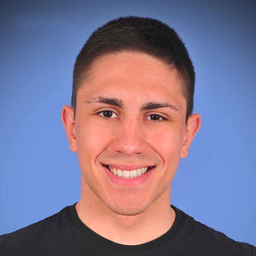
#> input picture clustering/index.png, 256 x 256 px, shrunk from 638 x 638 before the run
$ jupyter execute image.ipynb   (shell and % lines are left out)
#> lines starting #> are read from the running program, lines starting #| are printed output that depends on the picture; long printed decimals are rounded
[cell 1]
import numpy as np
import matplotlib.pyplot as plt
from PIL import Image
import math

data = np.asarray(Image.open("index.png").convert("RGB"))

data = data/255
data = data.reshape(data.shape[0]*data.shape[1],3)
data.shape
#> Out = (65536, 3)

[cell 2]
#number of clusters
K = 10
# randomly initialize cluster "heads"
x_res = np.random.rand(K,1)
y_res = np.random.rand(K,1)
z_res = np.random.rand(K,1)

m = np.concatenate((x_res, y_res, z_res), axis=1)
m = m.reshape(K,3)
print(m*255)
#colors = ['r','b','g','k','c','m','y']
#for i in range(K):
#    plt.scatter(x_res[i],y_res[i], color=colors[i],marker='o')

[cell 3]
for i in range(K):
    import matplotlib.pyplot as plt
    plt.imshow([[(0, 0, 1)]])
    plt.imshow([(m[i][0], m[i][1], m[i][2])])
 #   plt.show()
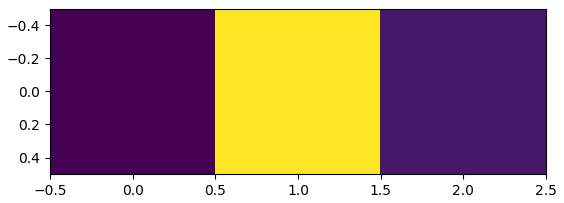
#> figure drawn by matplotlib, 1 panel

[cell 4]
def dist(a,b):
    if math.isnan(a[0]) or math.isnan(b[0]):
        return 100000
    return np.sqrt((a[0]-b[0])**2 + (a[1]-b[1])**2 + (a[2]-b[2])**2)**2

[cell 5]
new_img = np.zeros(data.shape)
sum_in_cluster = np.zeros((K,3))
points_in_cluster = np.zeros(K)
for i,x in enumerate(data):
        dists = np.zeros(K)
        for idx,rp in enumerate(m):
            dists[idx] = dist(x,rp)
        new_img[i] = m[np.argmin(dists)]

        sum_in_cluster[np.argmin(dists)] += x
        points_in_cluster[np.argmin(dists)]+=1
#> this loop made 65536 passes
#> x on passes 1 to 3: [0.169, 0.216, 0.31], [0.173, 0.22, 0.314], [0.176, 0.224, 0.318]
#> after the loop, points_in_cluster = [15285, 8409, 16464, 0, 13125, 1, 0, 68, 12184, 0]; sum_in_cluster = [[6792.5, 8939.3, 13185.7], [3547.6, 4542.3, 6621.5], [8131.8, 7186.8, 8651.8], [0, 0, 0], [2615, 2365.8, 2695.8], [0.706, 0.235, 0.306], [0, 0, 0], [64.4, 56.6, 52.69], [11417.5, 7175, 6184.5], [0, 0, 0]]

[cell 6]
new_img.shape
new_img = new_img.reshape((int(np.sqrt(new_img.shape[0])),int(np.sqrt(new_img.shape[0])),3))
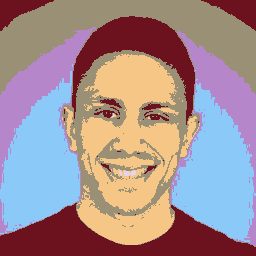
#> new_img: shape (256, 256, 3) float64; mean of channels 0, 1, 2 0.636, 0.555, 0.568; drawn as R, G, B
new_img.shape
#> Out = (256, 256, 3)

[cell 7]
print(new_img[0][0][0]*255)
#| 108.032
im = Image.fromarray(np.uint8(new_img*255))
im

[cell 8]
print(sum_in_cluster.shape)
#| (10, 3)
print(points_in_cluster.shape)
#| (10,)
for k in range(len(sum_in_cluster.shape)):
    sum_in_cluster[k] = sum_in_cluster[k]/points_in_cluster[k]
#> after the loop, sum_in_cluster = [[0.444, 0.585, 0.863], [0.422, 0.54, 0.787], [8131.8, 7186.8, 8651.8], [0, 0, 0], [2615, 2365.8, 2695.8], [0.706, 0.235, 0.306], [0, 0, 0], [64.4, 56.6, 52.69], [11417.5, 7175, 6184.5], [0, 0, 0]]

m = sum_in_cluster
#> m has the same summary as sum_in_cluster
print(m)
#| [[4.44389796e-01 5.84839937e-01 8.62659149e-01]
#|  [4.21881318e-01 5.40177075e-01 7.87432699e-01]
#|  [8.13177647e+03 7.18678039e+03 8.65184706e+03]
#|  [0.00000000e+00 0.00000000e+00 0.00000000e+00]
#|  [2.61503529e+03 2.36577647e+03 2.69579608e+03]
#|  [7.05882353e-01 2.35294118e-01 3.05882353e-01]
#|  [0.00000000e+00 0.00000000e+00 0.00000000e+00]
#|  [6.43960784e+01 5.66000000e+01 5.26941176e+01]
#|  [1.14174549e+04 7.17498824e+03 6.18445098e+03]
#|  [0.00000000e+00 0.00000000e+00 0.00000000e+00]]
